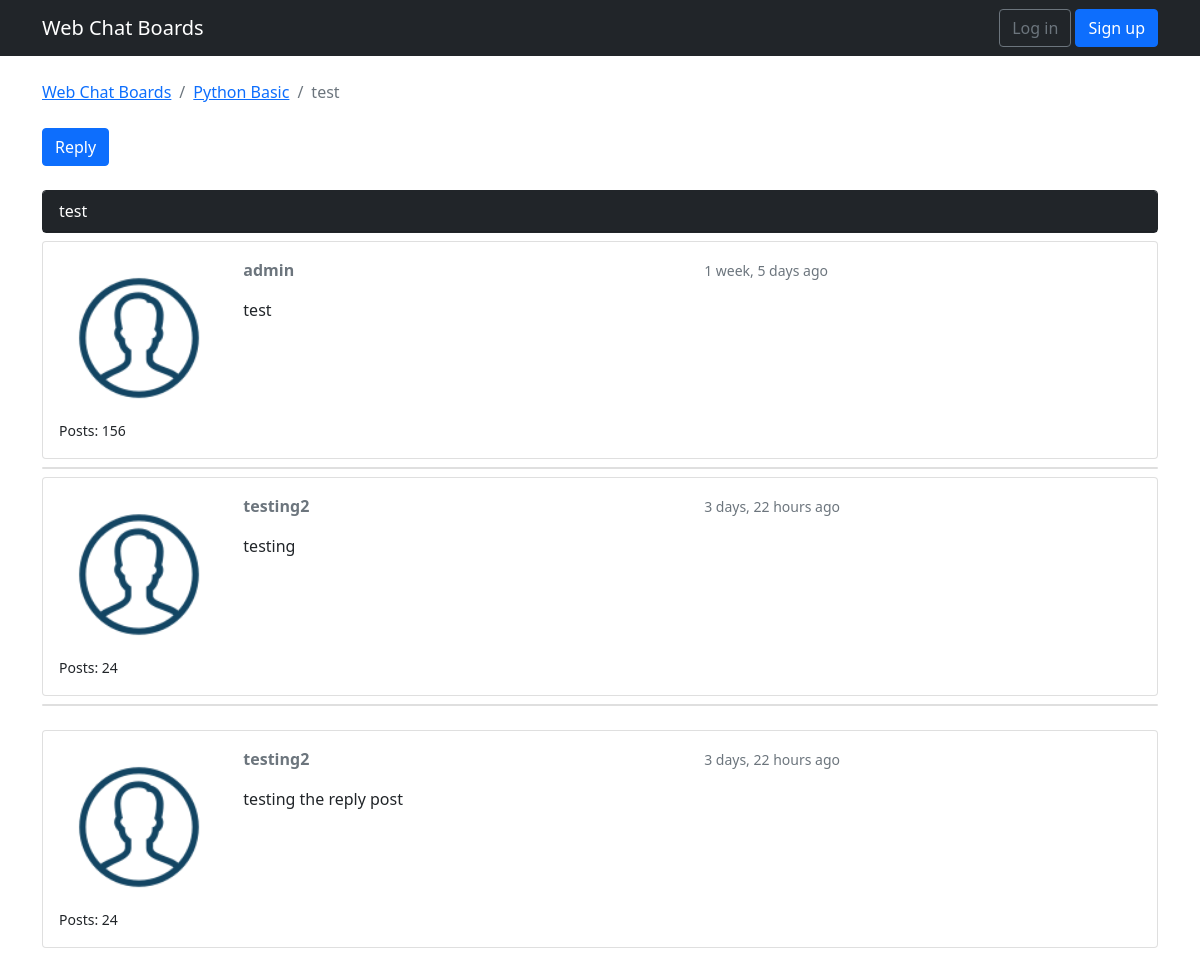
The app's page /board_topic/1/topics/1/ with its own data.
### webchat/models.py (models this page shows, shortened)
class ChatTopic(models.Model):
    subject = models.CharField(max_length = 250)
    lastUpdate = models.DateTimeField(auto_now_add = True)
    boardName = models.ForeignKey(ChatBoard, related_name='topics',on_delete=models.CASCADE)
    boardStarter = models.ForeignKey(User, related_name='topics',on_delete=models.CASCADE)
    views = models.PositiveIntegerField(default=0)

class ChatBoard(models.Model):
    name = models.CharField(max_length = 35, unique = True)
    details = models.CharField(max_length = 150)

class Post(models.Model):
    message = models.TextField(max_length = 5000)
    topic = models.ForeignKey(ChatTopic, related_name = 'posts',on_delete=models.CASCADE)
    createdAt = models.DateTimeField(auto_now_add = True)
    updatedAt = models.DateTimeField(null = True)
    createdBy = models.ForeignKey(User, related_name = 'posts',on_delete=models.CASCADE)
    updatedBy = models.ForeignKey(User, null = True, related_name = '+',on_delete=models.CASCADE)
    def get_message_as_markdown(self):
        return mark_safe(markdown(self.message, sefe_mode='escape'))

### webchat/views.py (the view)
class PostListView(ListView):
    model = Post
    context_object_name = 'posts'
    template_name = 'topic_posts.html'
    paginate_by = 3
    def get_context_data(self, **kwargs):
        session_key = 'viewd_topic_{}'.format(self.topic.pk)
        if not self.request.session.get(session_key, False):
            self.topic.views += 1
            self.topic.save()
            self.request.session[session_key] = True
        kwargs['topic'] = self.topic
        return super().get_context_data(**kwargs)
    def get_queryset(self):
        self.topic = get_object_or_404(ChatTopic,boardName__pk=self.kwargs.get('pk'), pk=self.kwargs.get('topic_pk'))
        queryset = self.topic.posts.order_by('createdAt')
        return queryset

### templates/topic_posts.html (shortened to what this page needs)
{% extends 'base.html'%}
{% load static %}
{% load humanize %}
{% block stylesheet %}
<link rel="stylesheet" href="https://cdn.jsdelivr.net/simplemde/latest/simplemde.min.css">
{% endblock %}
{% block breadcrumb %}
    <li class="breadcrumb-item"><a href="{% url 'home' %}">Web Chat Boards</a></li>
    <li class="breadcrumb-item"><a href="{% url 'board_topic' topic.boardName.pk %}">{{ topic.boardName.name }}</a></li>
    <li class="breadcrumb-item active">{{ topic.subject }}</li>
{% endblock %}
{% block content %}
  <div class="mb-4">
    <a href="{% url 'reply_topic' topic.boardName.pk topic.pk %}" class="btn btn-primary" role="button">Reply</a>
  </div>
  {% for post in posts %}
  <div id="{{ post.pk }}" class="card {% if forloop.last %}mb-4{% else %}mb-2{% endif %} {% if forloop.first %} border-dark{% endif %}">
      {% if forloop.first %}
          <div class="card-header text-white bg-dark py-2 px-3">{{ topic.subject}}</div>
      {% endif %}
  </div>
    <div class="card mb-2">
      <div class="card-body p-3">
        <div class="row">
              <div class="col-2">
                  <img src="{% static 'img/member.png' %}" alt="{{ post.createdBy.username }}" class="w-100"/>
                    <small>Posts: {{ post.createdBy.posts.count }}</small>
              </div>
          <div class="col-10">
                <div class="row mb-3">
                      <div class="col-6">
                        <strong class="text-muted">{{ post.createdBy.username }}</strong>
                      </div>
                      <div class="col-6 text-right">
                        <small class="text-muted">{{ post.createdAt|naturaltime }}</small>
                      </div>
                </div>
            {{ post.get_message_as_markdown }}
          </div>
        </div>
      </div>
    </div>
  {% endfor %}
{% endblock %}

### records on screen
ChatTopic: boardName.name "Python Basic", subject "test"
Post: createdBy.posts.count "156", createdBy.username "admin", createdAt "1 week, 5 days ago", get_message_as_markdown "test"
Post: createdBy.posts.count "24", createdBy.username "testing2", createdAt "3 days, 22 hours ago", get_message_as_markdown "testing"
Post: createdBy.posts.count "24", createdBy.username "testing2", createdAt "3 days, 22 hours ago", get_message_as_markdown "testing the reply post"
